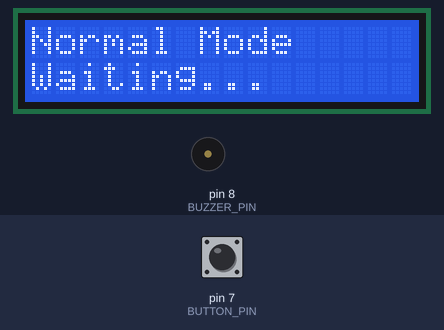
A sketch run on a simulated Arduino Uno, built with avr-gcc and run on an emulated ATmega328P. Parts: 16×2 character LCD, buzzer (waves = sounding, pin HIGH). Inputs (shaded band) come from the test bench; at power-on: pin 7 (BUTTON_PIN) HIGH.

Above: at 1.2 s.
1.3 s: pin 7 (BUTTON_PIN) pulled LOW for 0.4 s
At 1.56 s:
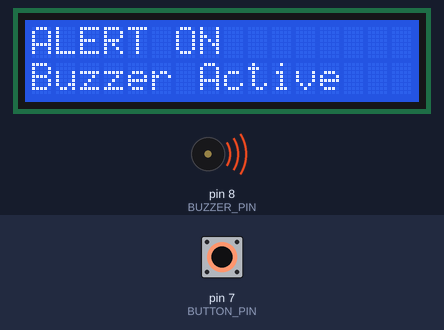
3.2 s: pin 7 (BUTTON_PIN) pulled LOW for 3.2 s
At 6.9 s:
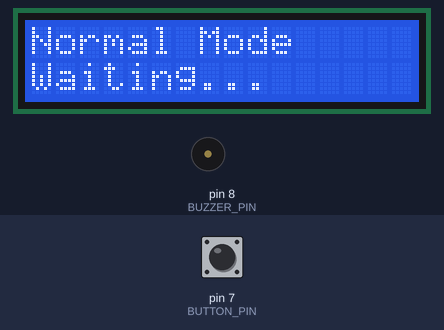
Timing chart, 0 to 8.4 s (numbered marks = the images above; inputs shaded):
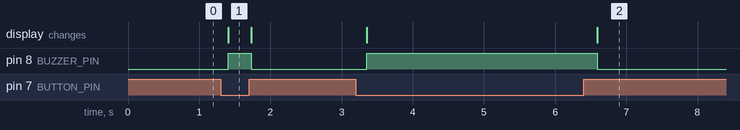

The sketch:

lcd-buzzer.ino.ino
```cpp
#include <Wire.h>
#include <LiquidCrystal_I2C.h>

#define BUTTON_PIN 7
#define BUZZER_PIN 8

LiquidCrystal_I2C lcd(0x27, 16, 2);

void setup() {
  pinMode(BUTTON_PIN, INPUT_PULLUP);
  pinMode(BUZZER_PIN, OUTPUT);

  lcd.init();
  lcd.backlight();

  lcd.setCursor(0, 0);
  lcd.print("Press Button");
  lcd.setCursor(0, 1);
  lcd.print("Normal Mode");
}

void loop() {

  int buttonState = digitalRead(BUTTON_PIN);

  if (buttonState == LOW) {   // Button pressed
    lcd.clear();
    lcd.setCursor(0, 0);
    lcd.print("ALERT ON");
    lcd.setCursor(0, 1);
    lcd.print("Buzzer Active");

    digitalWrite(BUZZER_PIN, HIGH);
  }
  else {                      // Button not pressed
    lcd.clear();
    lcd.setCursor(0, 0);
    lcd.print("Normal Mode");
    lcd.setCursor(0, 1);
    lcd.print("Waiting...");

    digitalWrite(BUZZER_PIN, LOW);
  }

  delay(300);
}
```

Measured:
- after the input at 1.3 s, pin 8 (BUZZER_PIN): LOW → HIGH after 0.11 s, → LOW 0.32 s later; the display: changes after 0.11 s (image 1)
- after the input at 3.2 s, pin 8 (BUZZER_PIN): LOW → HIGH after 0.15 s, → LOW 3.2 s later; the display: first changes after 0.15 s (image 2 shows a later state)
